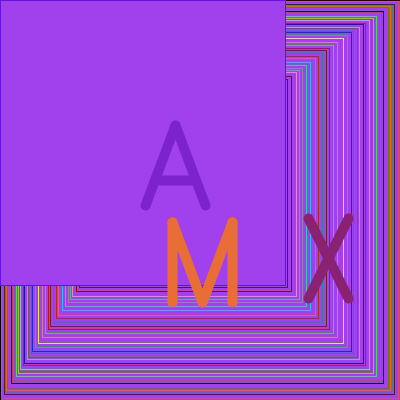
Frame 1 (no input)
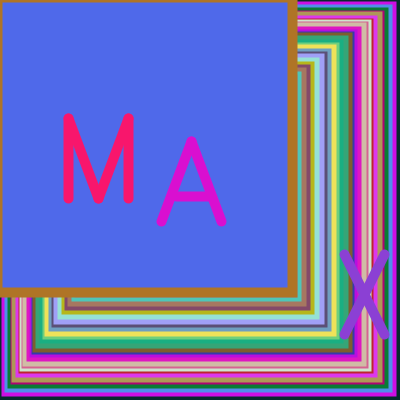
Frame 60 (the mouse pressed at the canvas centre just before this capture)
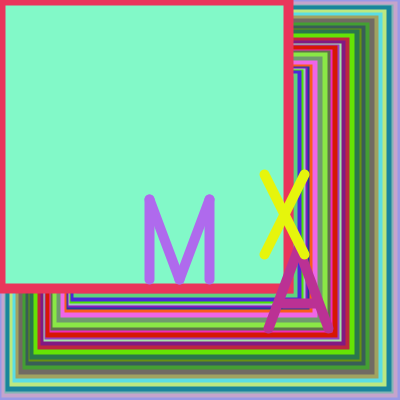
Frame 120 (the mouse held since frame 60 and released just before this capture)

The Processing sketch that drew these frames (run headless with seeded random() and noise(); from frame 60 on, the mouse is pressed at the canvas centre):

// Processing sketch: processing_108916
// ── processing_108916.pde

void setup(){
size(400,400);
smooth();
background(23,52,3);
rectMode(CORNERS);
frameRate(10);
}
void draw(){
  gradientBox();
  name();
}
//randomize colors
color randomColors(){
float R= random(1,250);
float G =random(1,250);
float B =random(1,250);
return color(R,G,B);
}
//randomize location
float randomPlace(){
  float Rand =  random(10,270);
  return Rand;
}
//randomize size
float randomSize(){
  float Rand =  random(1,5);
  return Rand;
}
//makes the boxes
void gradientBox(){
fill(randomColors());
int w=0, x=0, y=400,z=400,a=0,b= 215,c= 255;
rect(w,x,y,z);
while(y>0){
  a+=3;
  b-=3;
  c-=3;
  float rand = randomSize();
  w+=rand;
  y-=rand;
  x+=rand;
  z-=rand;
  stroke(randomColors());
  if (x>300){
    exit();
  }
  else{
  rect(w,x,y,z);
  } 
}
}
//creates letters
void name(){
//m
stroke(randomColors());
strokeWeight(10);
float M= randomPlace();
line(M, M+50,M, M+130);
line(M,M+50,M+30,M+130);
line(M+60,M+50,M+30,M+130);
line(M+60, M+50, M+60,M+130);
//A
stroke(randomColors());
float A= randomPlace();
line(A+20, A+80, A+50, A);
line(A+80, A+80,A+50, A);
line(A+35, A+55, A+70, A+55);
//X
stroke(randomColors());
float X= randomPlace();
line(X+90, X, X+130, X+80);
line(X+90, X+80, X+130, X); 
}
